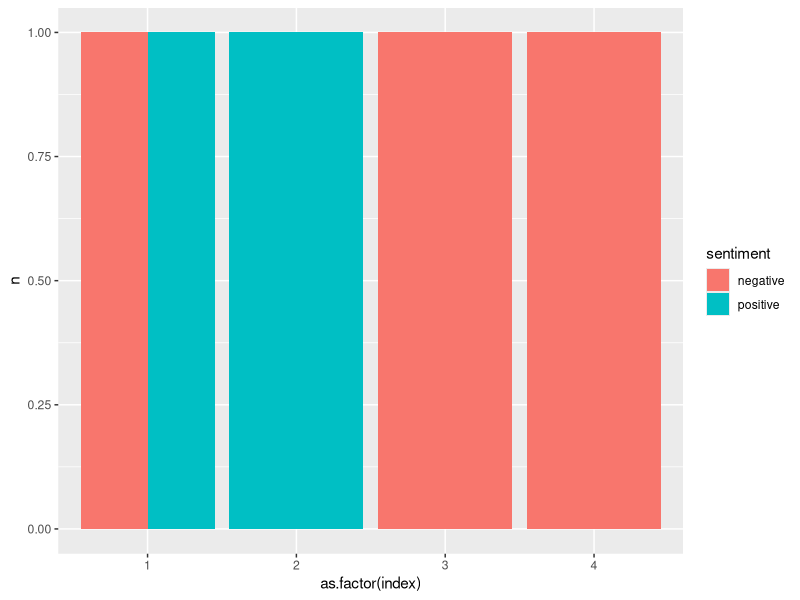

Source code (R):
## ---- chunk 1
knitr::opts_chunk$set(echo = TRUE)
## ---- chunk 2
library(dplyr)

get_sentiments <- function(text, lexicon) {
  text <- text
  
  if(tolower(lexicon) %in% c("bing", "afinn", "nrc", "loughran")) {
    sentiments <- tidytext::get_sentiments(lexicon)
  } else {
    stop("An invalid sentiment lexicon was selected")
  }
  
  # Tokenize
  text <- data.frame(text) 
  text <- text %>%
    dplyr::mutate(indexes = dplyr::row_number())
  
  colnames(text) <- c("text", "indexes")
  text_tokens <- text %>%
    tidytext::unnest_tokens(output = word, input = text, token = "words")
  
  text_sentiments <- text_tokens %>%
    dplyr::inner_join(sentiments)
  
  return(text_sentiments)
}



## ---- chunk 3

example_strings <- c("I am really angry right now", "I am very very happy", "Rage and mixed feelings", "i lied")
example_sentiments <- get_sentiments(example_strings, "bing")
head(example_sentiments)
## ---- chunk 4
sentiment_vis <- function(sentiments, index, vis_type){
  data <- data.frame(index, sentiments)
  
  #get counts of sentiments
  if(vis_type == "sentiment_hist"){
    data <- data %>%
      group_by(index, sentiments) %>%
      count()
  
  ggplot2::ggplot(data, ggplot2::aes(x = as.factor(index), y = n)) +
    ggplot2::geom_col(ggplot2::aes(fill = as.factor(sentiments)), position = "dodge") +
    ggplot2::labs(xlab = "indexes", ylab = "sentiments", fill = "sentiment")
  }
}
## ---- chunk 5
plot <- sentiment_vis(example_sentiments$sentiment, example_sentiments$indexes, vis_type = "sentiment_hist")
plot
